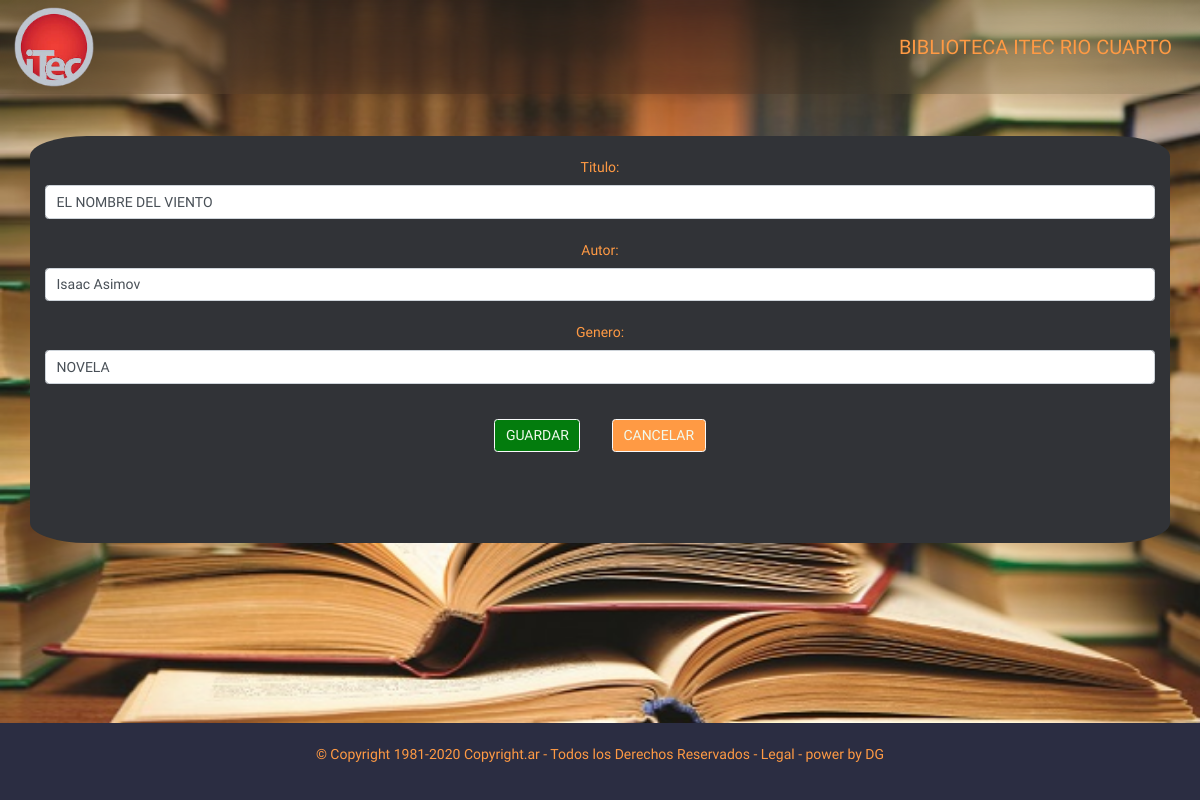
Before: /libros/1/editar/ with the older database file.
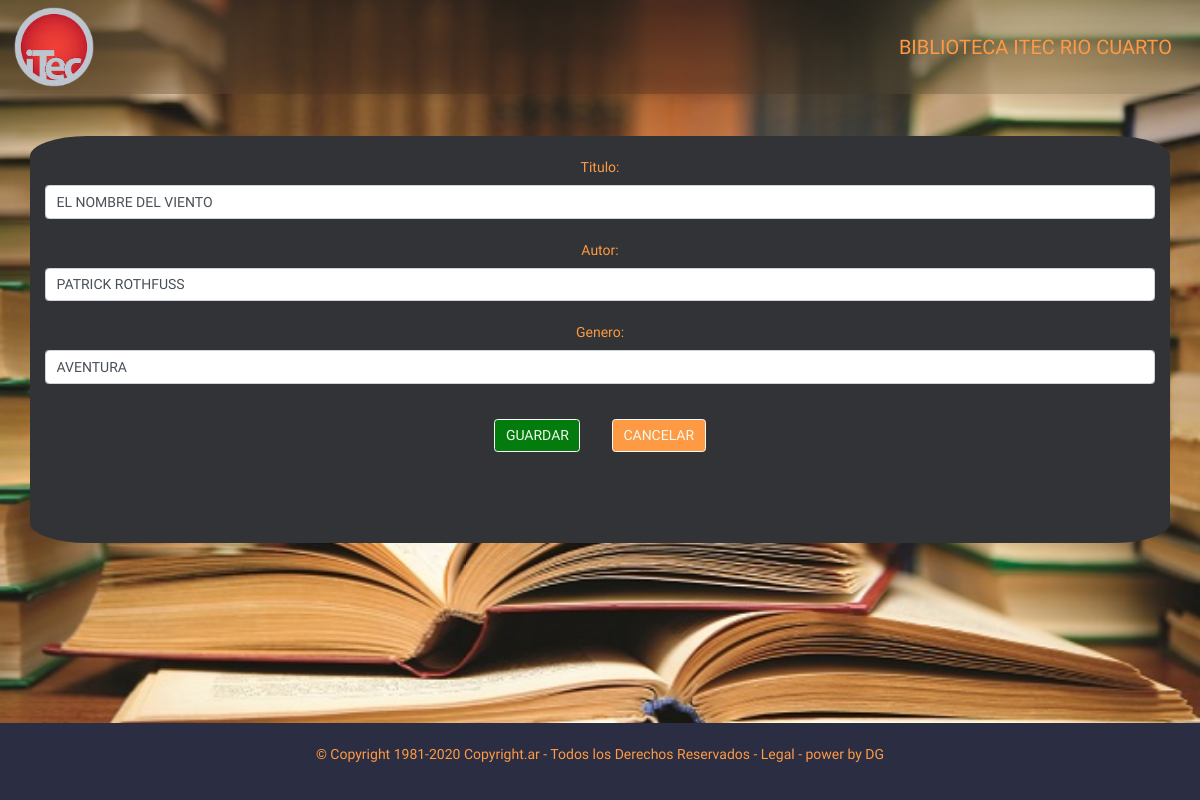
After: the same page with the newer database file.
### database_setup.py (models this page shows, shortened)
class Libro(Base):
    __tablename__ = 'libro'
    id = Column(Integer, primary_key=True)
    titulo = Column(String(250), nullable=False)
    autor = Column(String(250), nullable=False)
    genero = Column(String(250))

### app.py (the view)
@app.route("/libros/<int:libro_id>/editar/", methods=['GET', 'POST'])
def editarLibro(libro_id):
    libroEditado = session.query(Libro).filter_by(id=libro_id).one()
    if request.method == 'POST':
        if request.form['nombre']:
            libroEditado.titulo = request.form['nombre']
            libroEditado.autor = request.form['autor'] # agrego modificacion de autor
            libroEditado.genero = request.form['genero'] # agrego modificacion de genero
        return redirect(url_for('mostrarLibros')) # modificacion de identacion bug en boton volver
    else:
        return render_template('editarLibro.html', libro=libroEditado)

### templates/editarLibro.html (shortened to what this page needs)
<!DOCTYPE html>
<html lang="en">
<head>
    <link rel="stylesheet" href="https://stackpath.bootstrapcdn.com/bootstrap/4.5.1/css/bootstrap.min.css">
    <link rel="stylesheet" href="{{ url_for('static', filename='css/style.css') }}">
</head>
<body>
    <nav class="navbar navbar-light blur">
        <img src="{{url_for('static', filename='img/itec.png')}}" width="80" height="80" class="d-inline-block align-top " alt="" loading="lazy">
        <p class="Righteous m-3" id="title">BIBLIOTECA ITEC RIO CUARTO</p>
    </nav>
  <br><br>
    <div class="container">
    <br>
    <form action="{{ url_for('editarLibro',libro_id = libro.id)}}" method="post">
        <div class="form-group">
            <label for="nombre"> Titulo:</label>
            <input type="text" class="form-control" name="nombre" value="{{libro.titulo }}">
            <br>
            <label for="nombre">Autor:</label>
            <input type="text" class="form-control" name="autor" value="{{libro.autor}}">
            <br>
            <label for="nombre">Genero:</label>
            <input type="text" class="form-control" name="genero" value="{{libro.genero}}">
            <br>
            <button type="submit" class="btn btn-light m-3 botones verde">GUARDAR</button>
            <a href='{{ url_for("mostrarLibros") }}'>
                <button class="btn btn-light m-3 botones naranja">CANCELAR</button>
            </a>
        </div>
    </form>
    <br>
    <br><br>
    <nav class="fixed-bottom footer">
      <br>
      <p>© Copyright 1981-2020 Copyright.ar - Todos los Derechos Reservados - Legal - power by DG</p>
      <br>
    </nav>
</body>
</html>

Changed rows visible on the page:
changed Libro "EL NOMBRE DEL VIENTO": autor "Isaac Asimov" → "PATRICK ROTHFUSS"; genero "NOVELA" → "AVENTURA"
